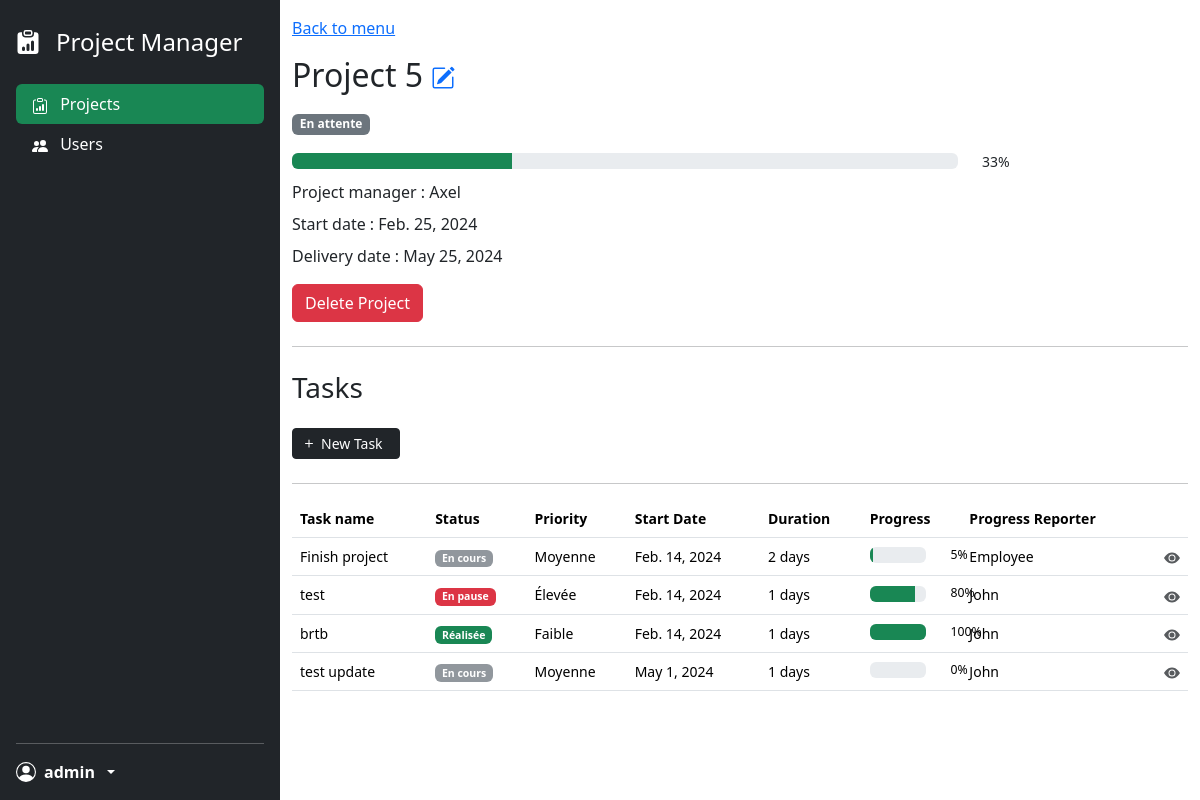
/projects/8/ (signed in), run on the app's committed database.
### project_app/models.py (models this page shows, shortened)
class Project(models.Model):
    STATUS_CHOICES = (
        ('paused', 'En pause'),
        ('planned', 'Planifié'),
        ('pending', 'En cours'),
        ('delivered', 'Livré'),
    )
    project_name = models.CharField(max_length=100)
    start_date = models.DateField(default=timezone.now)
    delivery_date = models.DateField()
    status = models.CharField(max_length=20, choices=STATUS_CHOICES, default='planned') # status par défault sur "planifié" à la création
    progress_percentage = models.IntegerField(default=0)
    project_manager = models.ForeignKey(User, on_delete=models.CASCADE, related_name='projects_managed')

class User(models.Model):
    ROLE_CHOICES = (
        ('manager', 'Manager'),
        ('employee', 'Employee'),
    )
    username = models.CharField(max_length=100)
    email = models.EmailField(unique=True)
    user_role = models.CharField(max_length=20, choices=ROLE_CHOICES)
    password = models.CharField(max_length=255, default='123')
    def __str__(self):
        return self.username

class Task(models.Model):
    STATUS_CHOICES = (
        ('paused', 'En pause'),
        ('planned', 'Planifié'),
        ('ongoing', 'En cours'),
        ('completed', 'Réalisée'),
        ('validated', 'Validée'),
    )
    PRIORITY_CHOICES = (
        ('low', 'Faible'),
        ('medium', 'Moyenne'),
        ('high', 'Élevée'),
    )
    task_name = models.CharField(max_length=100)
    description = models.TextField()
    priority = models.CharField(max_length=20, choices=PRIORITY_CHOICES)
    start_date = models.DateField()
    duration = models.IntegerField()
    status = models.CharField(max_length=20, choices=STATUS_CHOICES)
    completion_percentage = models.IntegerField(default=0)
    project = models.ForeignKey('Project', on_delete=models.CASCADE)
    assigned_to = models.ManyToManyField(User, related_name='assigned_tasks')
    progress_reporter = models.ForeignKey(User, on_delete=models.CASCADE, related_name='progress_reports')
    parent_task = models.ForeignKey('self', on_delete=models.CASCADE, null=True, blank=True, related_name='sub_tasks')

### project_app/decorators.py (the view)
    def wrapped_view(request, *args, **kwargs):
        if request.user.is_authenticated:
            return view_func(request, *args, **kwargs)
        else:
            return redirect('connexion')

### project_app/context_processors.py (called while the page is built)
def logged_in_username(request):
    username = None
    if request.user.is_authenticated:
        username = request.user.username
    return {'logged_in_username': username}

### project_app/views.py (called while the page is built)
@login_required
def project_details(request, project_id):
    project = get_object_or_404(Project, pk=project_id)
    tasks = project.task_set.all().order_by('parent_task_id')  # Ensure tasks are ordered by parent task
    grouped_tasks = {}
    for parent_task, task_group in groupby(tasks, key=lambda x: x.parent_task):
        if parent_task is not None:
            grouped_tasks[parent_task] = list(task_group)
        else:
            grouped_tasks["None"] = list(task_group)
    return render(request, 'project/project_details.html', {'project': project, 'grouped_tasks': grouped_tasks})

### templates/project/project_details.html (shortened to what this page needs)
{% load static %}
<!DOCTYPE html>
<html lang="en">
<head>
    <link href="{% static 'css/style.css' %}" rel="stylesheet">
    <link href="{% static 'css/bootstrap.min.css' %}" rel="stylesheet">
</head>
<body>
<div class="container-fluid">
    <div class="row flex-sm-nowrap">
        {% include 'navigation.html' %}
        <div class="col py-3">
            <a href="/">Back to menu</a>
            <h2 class="my-3">
                {{ project.project_name }}
                <span>
                    <a href="{% url 'edit_project' project.id %}">
                    </a>
                </span>
            </h2>
            <div class="mb-3">
                {% if project.status == 'pending' %}
                <span class="badge text-bg-secondary">En attente</span>
                {% elif project.status == 'delivered' %}
                <span class="badge text-bg-success">Livré</span>
                {% elif project.status == 'planned' %}
                <span class="badge text-bg-light">Planifié</span>
                {% elif project.status == 'paused' %}
                <span class="badge text-bg-danger">En pause</span>
                {% endif %}
            </div>
            <div class="row align-items-center">
                <div class="col">
                    <div class="progress" role="progressbar" aria-valuenow="{{ project.progress_percentage }}" aria-valuemin="0" aria-valuemax="100">
                        <div class="progress-bar bg-success" style="width: {{ project.progress_percentage }}%"></div>
                    </div>
                </div>
                <small class="col-3">{{ project.progress_percentage }}%</small>
            </div>
            <p class="my-2">Project manager : {{ project.project_manager }}</p>
            <p class="my-2">Start date : {{ project.start_date }}</p>
            <p class="my-2">Delivery date : {{ project.delivery_date }}</p>
            <form id="deleteProjectForm" method="post" action="{% url 'delete_project' project.id %}">
                <button class="btn btn-danger my-2" type="button" id="deleteProjectButton">Delete Project</button>
            </form>
            <hr>
            <h3 class="mt-4">Tasks</h3>
            <div class="my-4">
                <a class="btn btn-dark btn-sm d-inline-flex" type="button"
                   href="{% url 'add_task_to_project' project.id %}">
                    <svg class="me-1" xmlns="http://www.w3.org/2000/svg" width="16" fill="currentColor"
                         viewBox="0 0 16 16">
                        <path d="M8 4a.5.5 0 0 1 .5.5v3h3a.5.5 0 0 1 0 1h-3v3a.5.5 0 0 1-1 0v-3h-3a.5.5 0 0 1 0-1h3v-3A.5.5 0 0 1 8 4"></path>
                    </svg>
                    <span class="me-2">New Task</span>
                </a>
            </div>
            <hr>
            {% for parent_task, tasks in grouped_tasks.items %}
                <div class="table-responsive small">
                    <table class="table table-hover">
                        <thead>
                        <tr>
                            <th>Task name</th>
                            <th>Status</th>
                            <th>Priority</th>
                            <th>Start Date</th>
                            <th>Duration</th>
                            <th>Progress</th>
                            <th>Progress Reporter</th>
                            <th></th>
                        </tr>
                        </thead>
                        <tbody>
                        {% for task in tasks %}
                            <tr>
                                <td>{{ task.task_name }}</td>
                                <td>
                                    {% if task.status == 'paused' %}
                                        <span class="badge text-bg-danger">En pause</span>
                                    {% elif task.status == 'planned' %}
                                        <span class="badge text-bg-light">Planifié</span>
                                    {% elif task.status == 'ongoing' %}
                                        <span class="badge text-bg-secondary bg-opacity-75">En cours</span>
                                    {% elif task.status == 'completed' %}
                                        <span class="badge text-bg-success">Réalisée</span>
                                    {% elif task.status == 'validated' %}
                                        <span class="badge text-bg-success bg-opacity-75">Validée</span>
                                    {% endif %}
                                </td>
                                <td>
                                    {% if task.priority == 'low' %}
                                        Faible
                                    {% elif task.priority == 'medium' %}
                                        Moyenne
                                    {% elif task.priority == 'high' %}
                                        Élevée
                                    {% endif %}
                                </td>
                                <td>{{ task.start_date }}</td>
                                <td>{{ task.duration }} days</td>
                                <td>
                                    <div class="row align-items-center">
                                        <div class="col">
                                            <div class="progress" role="progressbar"
                                                 aria-valuenow="{{ task.completion_percentage }}" aria-valuemin="0"
                                                 aria-valuemax="100">
                                                <div class="progress-bar bg-success"
                                                     style="width: {{ task.completion_percentage }}%"></div>
                                            </div>
                                        </div>
                                        <small class="col-3">{{ task.completion_percentage }}%</small>
                                    </div>
                                </td>
                                <td>{{ task.progress_reporter.username }}</td>
                                <td class="text-end">
                                    <a href="{% url 'task_details' task.id %}" class="link-dark opacity-75">
                                        <svg xmlns="http://www.w3.org/2000/svg" width="16" height="16"
                                             fill="currentColor" class="bi bi-info-circle" viewBox="0 0 16 16">
                                            <title>{{ task.task_name }} details</title>
                                            <path d="M10.5 8a2.5 2.5 0 1 1-5 0 2.5 2.5 0 0 1 5 0"></path>
                                            <path d="M0 8s3-5.5 8-5.5S16 8 16 8s-3 5.5-8 5.5S0 8 0 8m8 3.5a3.5 3.5 0 1 0 0-7 3.5 3.5 0 0 0 0 7"></path>
                                        </svg>
                                    </a>
                                </td>
                            </tr>
                        {% endfor %}
                        </tbody>
                    </table>
                </div>
            {% endfor %}
        </div>
    </div>
</div>
</body>
</html>

### templates/navigation.html (shortened to what this page needs)
<div class="d-flex flex-column flex-shrink-0 p-3 text-bg-dark min-vh-100" style="width: 280px;">
    <a href="{% url 'home' %}" class="navbar-brand d-flex gap-3 mb-4 mt-2">
        <span class="fs-4">Project Manager</span>
    </a>
    <ul class="nav nav-pills flex-column mb-auto">
    <li class="nav-item">
        <a href="{% url 'home' %}" class="nav-link text-white {% if request.path|slice:":9" == '/projects' or request.path|slice:":6" == '/task/' or request.path == '/' %}current{% endif %}">
            Projects
        </a>
    </li>
    <li>
        <a href="{% url 'home_user' %}" class="nav-link text-white {% if request.path|slice:":6" == '/users' %}current{% endif %}">
            Users
        </a>
    </li>
</ul>
    <hr>
    <div class="dropdown">
        <a href="#" class="d-flex align-items-center gap-2 text-white text-decoration-none dropdown-toggle"
           data-bs-toggle="dropdown" aria-expanded="false">
            <svg xmlns="http://www.w3.org/2000/svg" width="1.25rem" fill="currentColor" viewBox="0 0 16 16">
                <path d="M11 6a3 3 0 1 1-6 0 3 3 0 0 1 6 0"></path>
                <path fill-rule="evenodd"
                      d="M0 8a8 8 0 1 1 16 0A8 8 0 0 1 0 8m8-7a7 7 0 0 0-5.468 11.37C3.242 11.226 4.805 10 8 10s4.757 1.225 5.468 2.37A7 7 0 0 0 8 1"></path>
            </svg>
            <strong>{% block logged_in_username %}{{ logged_in_username }}{% endblock %}</strong>
        </a>
    </div>
</div>

### project_app/static/css/style.css (style rules this page uses)
.current { background-color: #198754 !important; }

### data on the page
Project: project_name "Project 5", progress_percentage "33", project_manager "Axel", start_date "Feb. 25, 2024", delivery_date "May 25, 2024"
Task: task_name "Finish project", status "En cours", priority "Moyenne", start_date "Feb. 14, 2024", duration "2", completion_percentage "5", progress_reporter.username "Employee"
Task: task_name "test", status "En pause", priority "Élevée", start_date "Feb. 14, 2024", duration "1", completion_percentage "80", progress_reporter.username "John"
Task: task_name "brtb", status "Réalisée", priority "Faible", start_date "Feb. 14, 2024", duration "1", completion_percentage "100", progress_reporter.username "John"
Task: task_name "test update", status "En cours", priority "Moyenne", start_date "May 1, 2024", duration "1", completion_percentage "0", progress_reporter.username "John"

### other printed values
{{ logged_in_username }} "admin"
